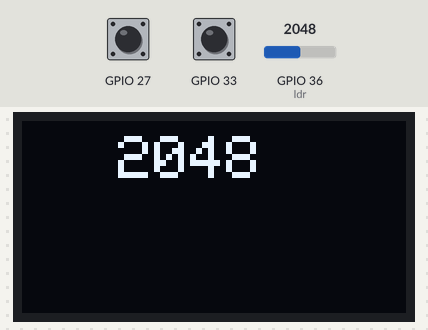
Recording of a sketch running on a simulated ESP32. Shown: 128×64 one-colour display. The test bench sets the inputs (shaded band); at power-on: GPIO 27 HIGH, GPIO 33 HIGH, GPIO 36 (ldr) = 2048.

Above: at 5.2 s.
5.3 s: GPIO 27 pulled LOW for 1 s
At 5.8 s:
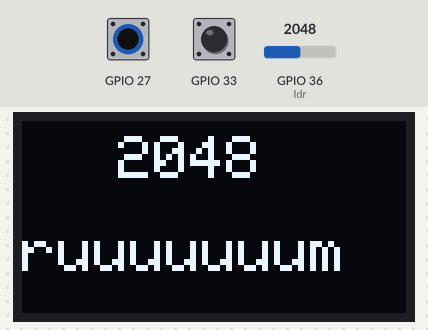
8.1 s: GPIO 33 pulled LOW for 3.2 s
At 8.8 s:
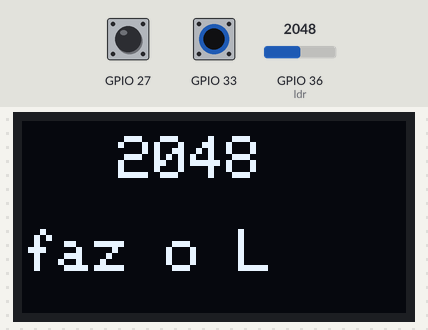
12.8 s: GPIO 36 (ldr) set to 2866
At 13.8 s:
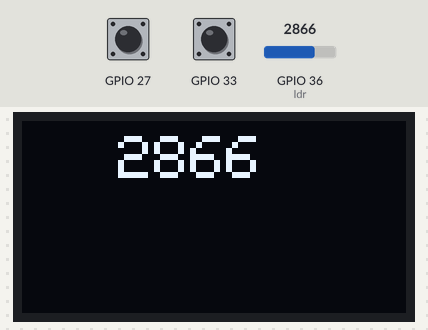
14.6 s: GPIO 27 pulled LOW for 0.4 s
At 15.3 s:
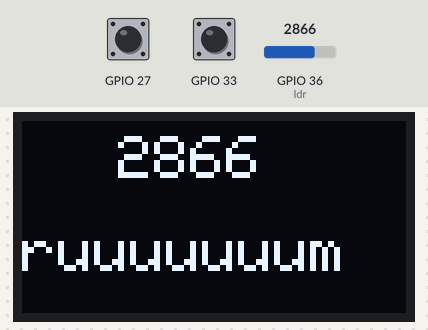
16.9 s: GPIO 33 pulled LOW for 0.4 s
At 17.6 s:
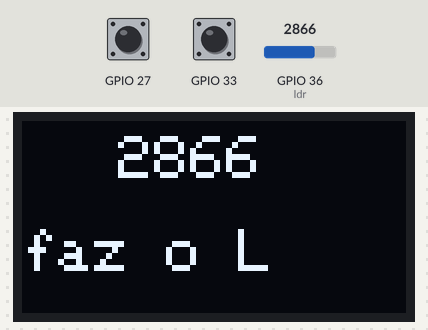
19.2 s: GPIO 36 (ldr) set to 3603
At 20.5 s:
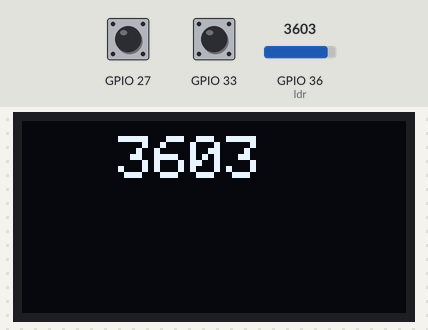
Timing chart, 0 to 22.1 s (numbered marks = the images above; inputs shaded):
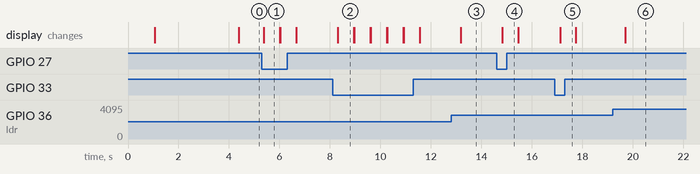

The sketch:

oledldr.ino
```cpp
// include referente a display
#include <Wire.h> // biblioteca que permite você se comunicar com dispositivos I2C
#include <Adafruit_GFX.h> // biblioteca gráfica principal para todos os monitores da adafruit
#include <Adafruit_SSD1306.h> // biblioteca para os OLEDs da adafruit monocromáticos baseados em drivers SSD1306

// declaração das variaveis a serem usadas
#define ldr 36 // pino da placa que está conectado ao LDR
int valor_ldr; // variavel que guarda o valor do LDR
int touch; // Declara a variável touch como inteiro
int touch2; // Declara a variável touch2 como inteiro

// declarações para o display
#define SCREEN_WIDTH 128 // Largura da tela OLED, em pixels
#define SCREEN_HEIGHT 64 // Altura da tela OLED, em pixels
// Declaração para um monitor SSD1306 conectado a pinos I2C (SDA, SCL)
Adafruit_SSD1306 display(SCREEN_WIDTH, SCREEN_HEIGHT, &Wire, -1);

// Função para inicializar o display
void initializeDisplay() {
  Wire.begin(); // INICIALIZA A BIBLIOTECA WIRE
  if (!display.begin(SSD1306_SWITCHCAPVCC, 0x3C)) {
    Serial.println(F("SSD1306 allocation failed")); // Significa que não deu certo a comunicação com o OLED
    for (;;);
  }
  delay(1000);

  display.clearDisplay();
  display.setTextSize(1); // Fonte do texto
  display.setTextColor(WHITE); // Cor do texto
  display.setCursor(35, 30); // Posiciona o cursor
  display.println("inicializando"); // Imprime mensagem
  display.display();
  display.clearDisplay(); // limpa display
  display.setTextSize(2); // Fonte do texto
  delay(3000);
}

// Função para ler o LDR e atualizar o display
void readAndPrintLDRValue() {
  valor_ldr = analogRead(ldr); // leitura do LDR

  // escrita no display
  display.clearDisplay(); // limpa display
  delay(300);
  display.setCursor(32, 5); // Posiciona o cursor
  display.println(valor_ldr); // Imprime valor
  display.display();
}

// Função para ler o sensor touch e atualizar o display
void readAndPrintTouchValue() {
  // leitura do sensor touch
  touch = touchRead(33);
  touch2 = touchRead(27);

  if (touch < 25) {
    display.setCursor(0, 36);
    display.println("faz o L"); // Imprime valor
    display.display();
    delay(300);
  }
  if (touch2 < 25) {
    display.setCursor(0, 36);
    display.println("ruuuuuuum"); // Imprime valor
    display.display();
    delay(300);
  }
}

void setup() {
  Serial.begin(9600); // Inicialização da comunicação serial, com taxa de transferência em bits por segundo de 9600
  initializeDisplay(); // Inicializa o display
  pinMode(ldr, INPUT); // Define o pino do LDR como entrada
}

void loop() {
  readAndPrintLDRValue(); // Chama a função para ler e imprimir o valor do LDR no display
  readAndPrintTouchValue(); // Chama a função para ler e imprimir o valor do sensor touch no display
}
```

Measured:
- after the input at 5.3 s, the display: changes after 0.08 s (image 1)
- after the input at 8.1 s, the display: changes after 0.22 s (image 2)
- after the input at 12.8 s, the display: changes after 0.38 s (image 3)
- after the input at 14.6 s, the display: changes after 0.23 s (image 4)
- after the input at 16.9 s, the display: changes after 0.21 s (image 5)
- after the input at 19.2 s, the display: changes after 0.49 s (image 6)
- what the display in image 1 shows lasts 0.6 s, from 5.4 s to 6.0 s
